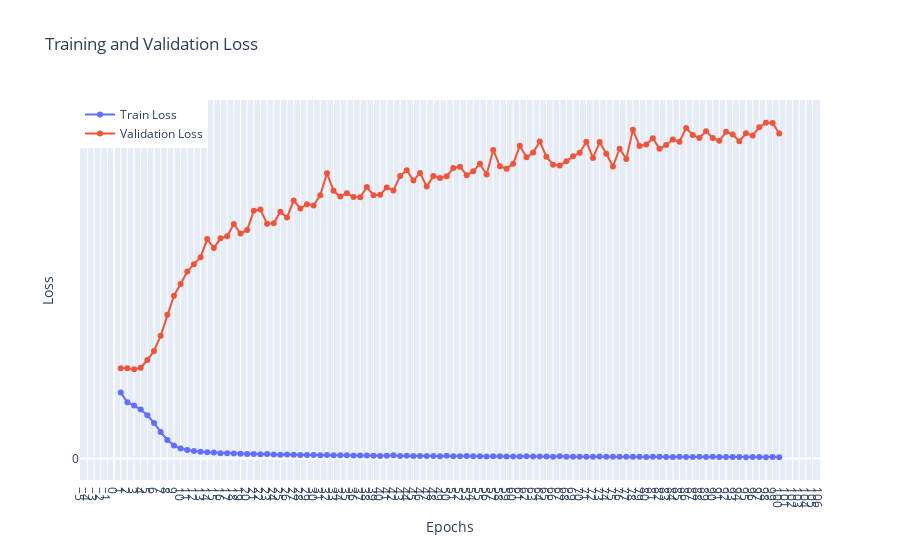

Notebook source saved alongside this figure:
### Code cell
import plotly.graph_objects as go

# Create the interactive plot
fig = go.Figure()

fig.add_trace(go.Scatter(x=epochs, y=train_loss, mode='lines+markers', name='Train Loss'))
fig.add_trace(go.Scatter(x=epochs, y=val_loss, mode='lines+markers', name='Validation Loss'))

fig.update_layout(
    title='Training and Validation Loss',
    xaxis_title='Epochs',
    yaxis_title='Loss',
    xaxis=dict(tickmode='linear'),
    yaxis=dict(tickmode='linear'),
    legend=dict(x=0, y=1),
    grid=dict(),
)

fig.show()
